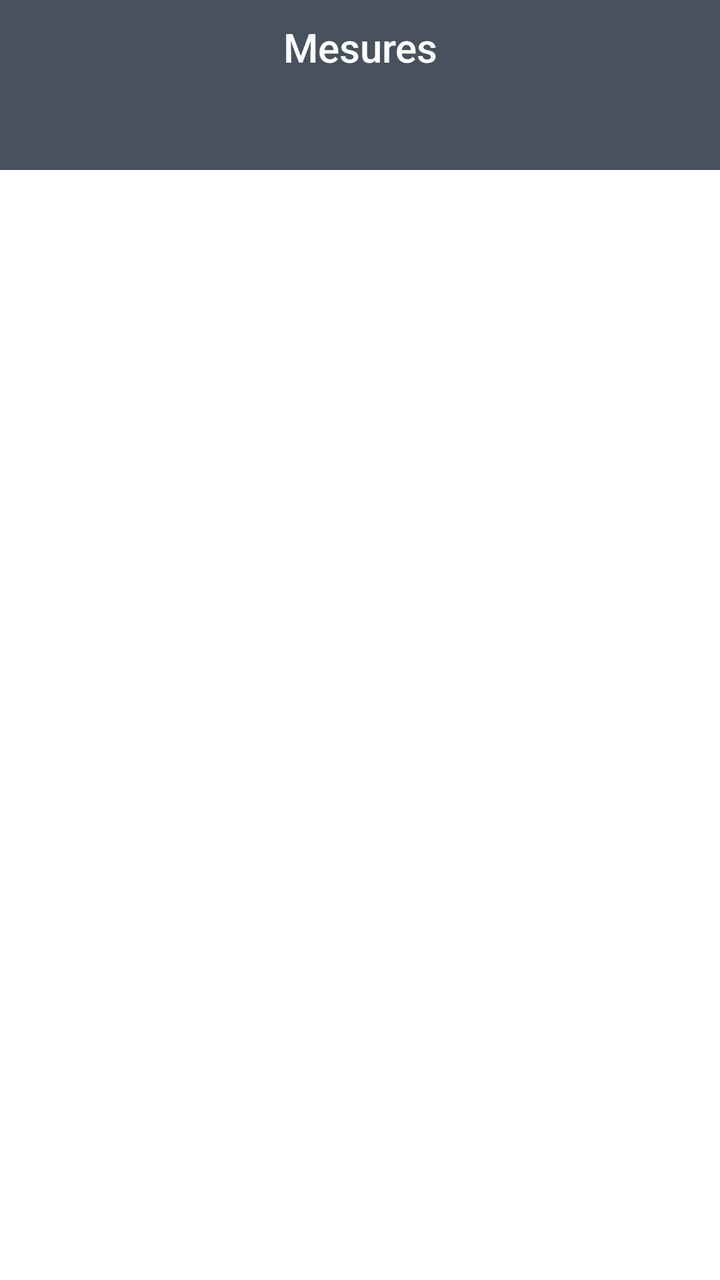
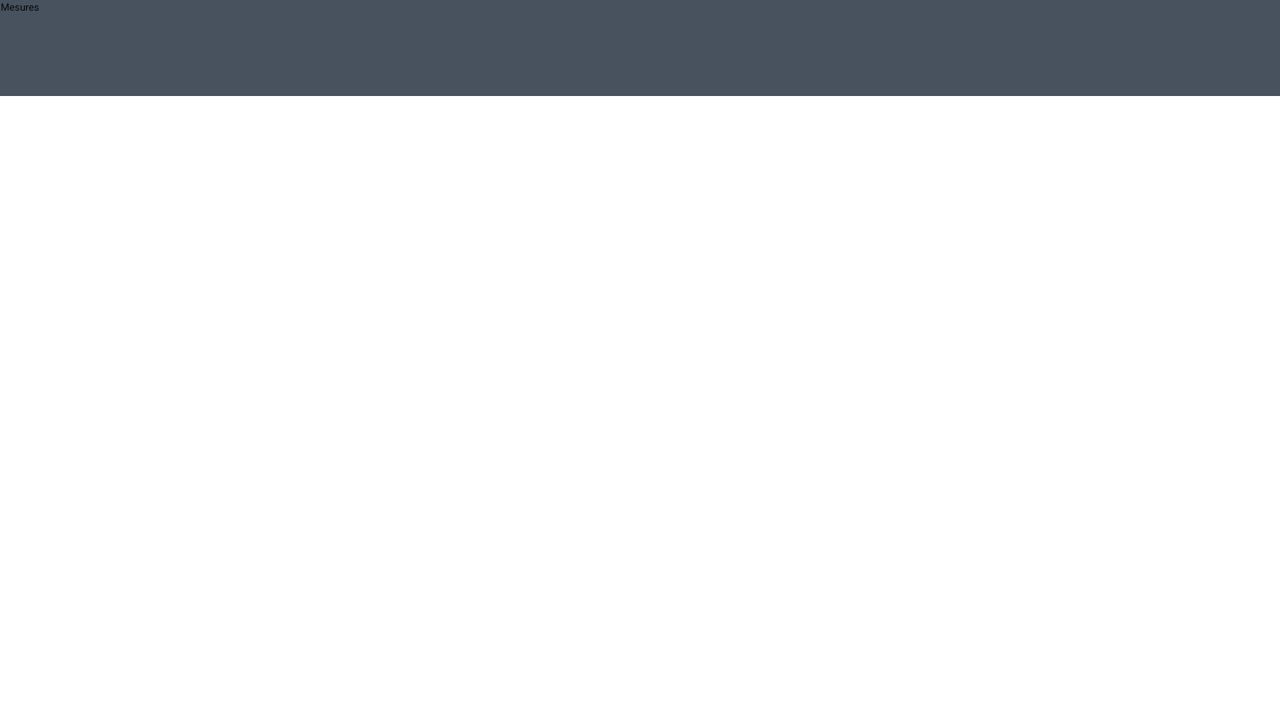

One screen, two layout resources from the same app: the default and the repository's alternative for another configuration. Each is rendered where Android would select it; the XML of both is given below.
<!-- AndroidManifest.xml: activity theme AppTheme.NoActionBar -->
<!-- res/layout/activity_main.xml -->
<?xml version="1.0" encoding="utf-8"?>
<androidx.constraintlayout.widget.ConstraintLayout xmlns:android="http://schemas.android.com/apk/res/android"
    xmlns:app="http://schemas.android.com/apk/res-auto"
    xmlns:tools="http://schemas.android.com/tools"
    android:layout_width="match_parent"
    android:layout_height="match_parent"
    tools:context=".MainActivity"
    >

    <androidx.constraintlayout.widget.ConstraintLayout
        android:id="@+id/appBarLayout"
        android:layout_width="match_parent"
        android:layout_height="wrap_content"
        android:background="@color/colorPrimary"
        android:theme="@style/AppTheme.AppBarOverlay"
        app:layout_constraintEnd_toEndOf="parent"
        app:layout_constraintStart_toStartOf="parent"
        app:layout_constraintTop_toTopOf="parent">

        <TextView
            android:id="@+id/title"
            android:layout_width="wrap_content"
            android:layout_height="wrap_content"
            android:gravity="center"

            android:paddingTop="@dimen/appbar_padding_top"
            android:text="@string/Accueil"
            android:textAppearance="@style/TextAppearance.Widget.AppCompat.Toolbar.Title"
            app:layout_constraintEnd_toEndOf="parent"
            app:layout_constraintStart_toStartOf="parent"
            app:layout_constraintTop_toTopOf="parent"

            />

        <com.google.android.material.tabs.TabLayout
            android:id="@+id/tabs"
            android:layout_width="match_parent"
            android:layout_height="wrap_content"
            android:background="?attr/colorPrimary"
            app:layout_constraintEnd_toEndOf="parent"
            app:layout_constraintStart_toStartOf="parent"
            app:layout_constraintTop_toBottomOf="@+id/title" />
    </androidx.constraintlayout.widget.ConstraintLayout>

    <androidx.viewpager.widget.ViewPager
        android:id="@+id/view_pager"
        android:layout_width="match_parent"
        android:layout_height="0dp"
        app:layout_behavior="@string/appbar_scrolling_view_behavior"
        app:layout_constraintBottom_toBottomOf="parent"
        app:layout_constraintEnd_toEndOf="parent"
        app:layout_constraintStart_toStartOf="parent"
        app:layout_constraintTop_toBottomOf="@+id/appBarLayout" />

</androidx.constraintlayout.widget.ConstraintLayout>
<!-- resources referenced by this layout -->
<resources>
  <color name="colorPrimary">#47525E</color>
  <dimen name="appbar_padding_top">10dp</dimen>
  <string name="Accueil">Mesures</string>
  <style name="AppTheme.AppBarOverlay" parent="ThemeOverlay.AppCompat.Dark.ActionBar" />
  <style name="AppTheme.NoActionBar">
          <item name="windowActionBar">false</item>
          <item name="windowNoTitle">true</item>
      </style>
</resources>
<!-- res/layout-land/activity_main.xml (the repository's variant of the layout above) -->
<!-- drawn on the phone turned sideways -->
<?xml version="1.0" encoding="utf-8"?>
<androidx.constraintlayout.widget.ConstraintLayout xmlns:android="http://schemas.android.com/apk/res/android"
    xmlns:app="http://schemas.android.com/apk/res-auto"
    xmlns:tools="http://schemas.android.com/tools"
    android:layout_width="match_parent"
    android:layout_height="match_parent"
    tools:context=".MainActivity"
    >

    <androidx.constraintlayout.widget.ConstraintLayout
        android:id="@+id/appBarLayout"
        android:layout_width="match_parent"
        android:layout_height="wrap_content"
        android:background="@color/colorPrimary"
        android:theme="@style/AppTheme.AppBarOverlay"
        app:layout_constraintEnd_toEndOf="parent"
        app:layout_constraintStart_toStartOf="parent"
        app:layout_constraintTop_toTopOf="parent">

        <androidx.appcompat.widget.Toolbar
            android:id="@+id/toolbar"
            android:layout_width="match_parent"
            android:layout_height="wrap_content"
            app:layout_constraintEnd_toEndOf="parent"
            app:layout_constraintStart_toStartOf="parent"
            app:layout_constraintTop_toTopOf="parent"
            app:contentInsetStart="0dp"
            app:popupTheme="@style/ThemeOverlay.AppCompat.Light"
            >
            <TextView
                android:id="@+id/txtTitre"
                android:layout_width="wrap_content"
                android:layout_height="wrap_content"

                android:gravity="center"
                android:text="@string/Accueil"
                android:textAppearance="@style/txtTitreToolbar"
                app:layout_constraintEnd_toEndOf="parent"
                app:layout_constraintStart_toStartOf="parent"

                app:layout_constraintTop_toTopOf="parent"
                app:layout_constraintBottom_toBottomOf="parent"

                />


        </androidx.appcompat.widget.Toolbar>
        <com.google.android.material.tabs.TabLayout
            android:id="@+id/tabs"
            android:layout_width="wrap_content"
            android:layout_height="wrap_content"
            android:background="?attr/colorPrimary"

            app:layout_constraintEnd_toEndOf="parent"
            app:layout_constraintStart_toStartOf="parent"
            app:layout_constraintTop_toTopOf="parent" />


    </androidx.constraintlayout.widget.ConstraintLayout>
    <FrameLayout
        app:layout_constraintTop_toBottomOf="@+id/appBarLayout"
        app:layout_constraintBottom_toBottomOf="parent"
        android:layout_width="match_parent"
        android:layout_height="0dp"
        android:id="@+id/frag"

        />



</androidx.constraintlayout.widget.ConstraintLayout>
<!-- resources referenced by the variant -->
<!-- as the phone turned sideways resolves them -->
<resources>
  <color name="colorPrimary">#47525E</color>
  <string name="Accueil">Mesures</string>
  <style name="AppTheme.AppBarOverlay" parent="ThemeOverlay.AppCompat.Dark.ActionBar" />
  <style name="AppTheme.NoActionBar">
          <item name="windowActionBar">false</item>
          <item name="windowNoTitle">true</item>
      </style>
</resources>
